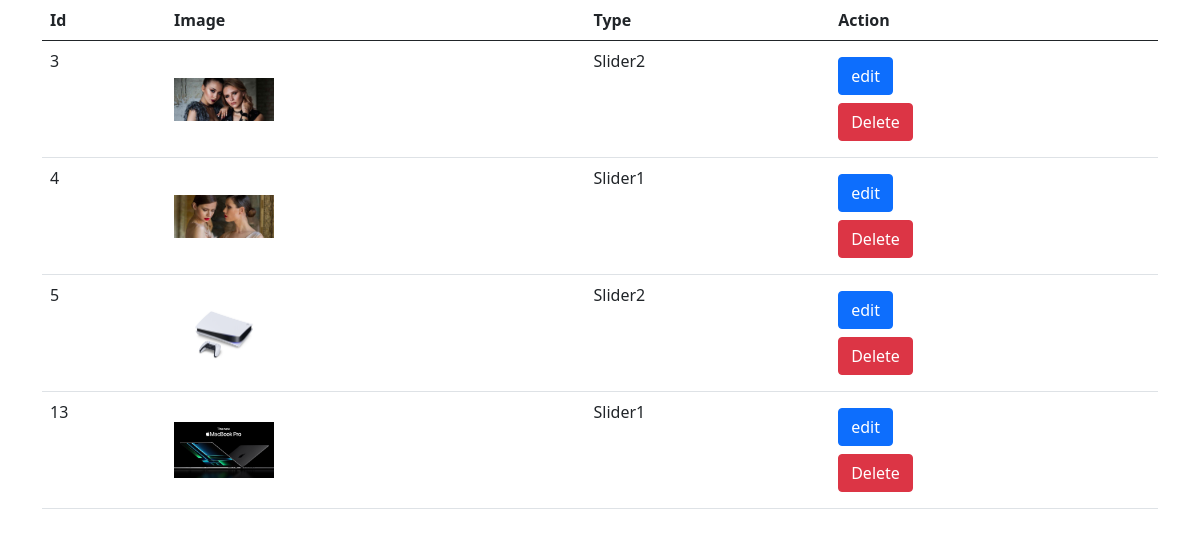
/admin/slider/index.php, run on the app's committed database.
### tables this page shows
CREATE TABLE `slider` (
  `id` int NOT NULL,
  `image` varchar(500) NOT NULL,
  `type` int NOT NULL
);

### admin/function/helper.php (called while the page is built, shortened)
<?php
function getImage($name){
    return "http://localhost/apollo/uploads/$name";
}

### admin/slider/index.php (the view)
<?php require_once '../../db.php';
require_once '../header.php';
require_once './../function/helper.php';
$query = $db->prepare('Select * from slider');
$query->execute();
$sliders = $query->fetchAll(PDO::FETCH_ASSOC);
?>
<div class="container">
<table class="table">
    <thead>
    <tr>
        <th>Id</th>
        <th>Image</th>
        <th>Type</th>
        <th>Action</th>
    </tr>
    </thead>
    <tbody>
    <?php
        foreach ($sliders as $slider){
            ?>
            <tr>
                <td><?= $slider['id'] ?></td>
                <td><img style="object-fit: contain" width="100" height="100" src="<?= getImage($slider['image'])?>" alt=""></td>
                <td>Slider<?= $slider['type'] ?></td>
                <td class="">
                    <div >
                        <a class="btn btn-primary my-2" href="./update.php?id=<?= $slider['id'] ?>">edit</a>
                    </div>
                    <form action="">
                        <button class="btn btn-danger">Delete</button>
                    </form>
                </td>
            </tr>
       <?php
        }
    ?>
    </tbody>
</table>
</div>
<?php require_once '../footer.php'?>

### admin/header.php (shortened to what this page needs)
<!doctype html>
<html lang="en">
<head>
    <link href="https://cdn.jsdelivr.net/npm/bootstrap@5.0.2/dist/css/bootstrap.min.css" rel="stylesheet">
</head>
<body>

### admin/footer.php (shortened to what this page needs)
</body>
</html>

### data on the page
slider: id "3", image (picture), type "2"
slider: id "4", image (picture), type "1"
slider: id "5", image (picture), type "2"
slider: id "13", image (picture), type "1"
